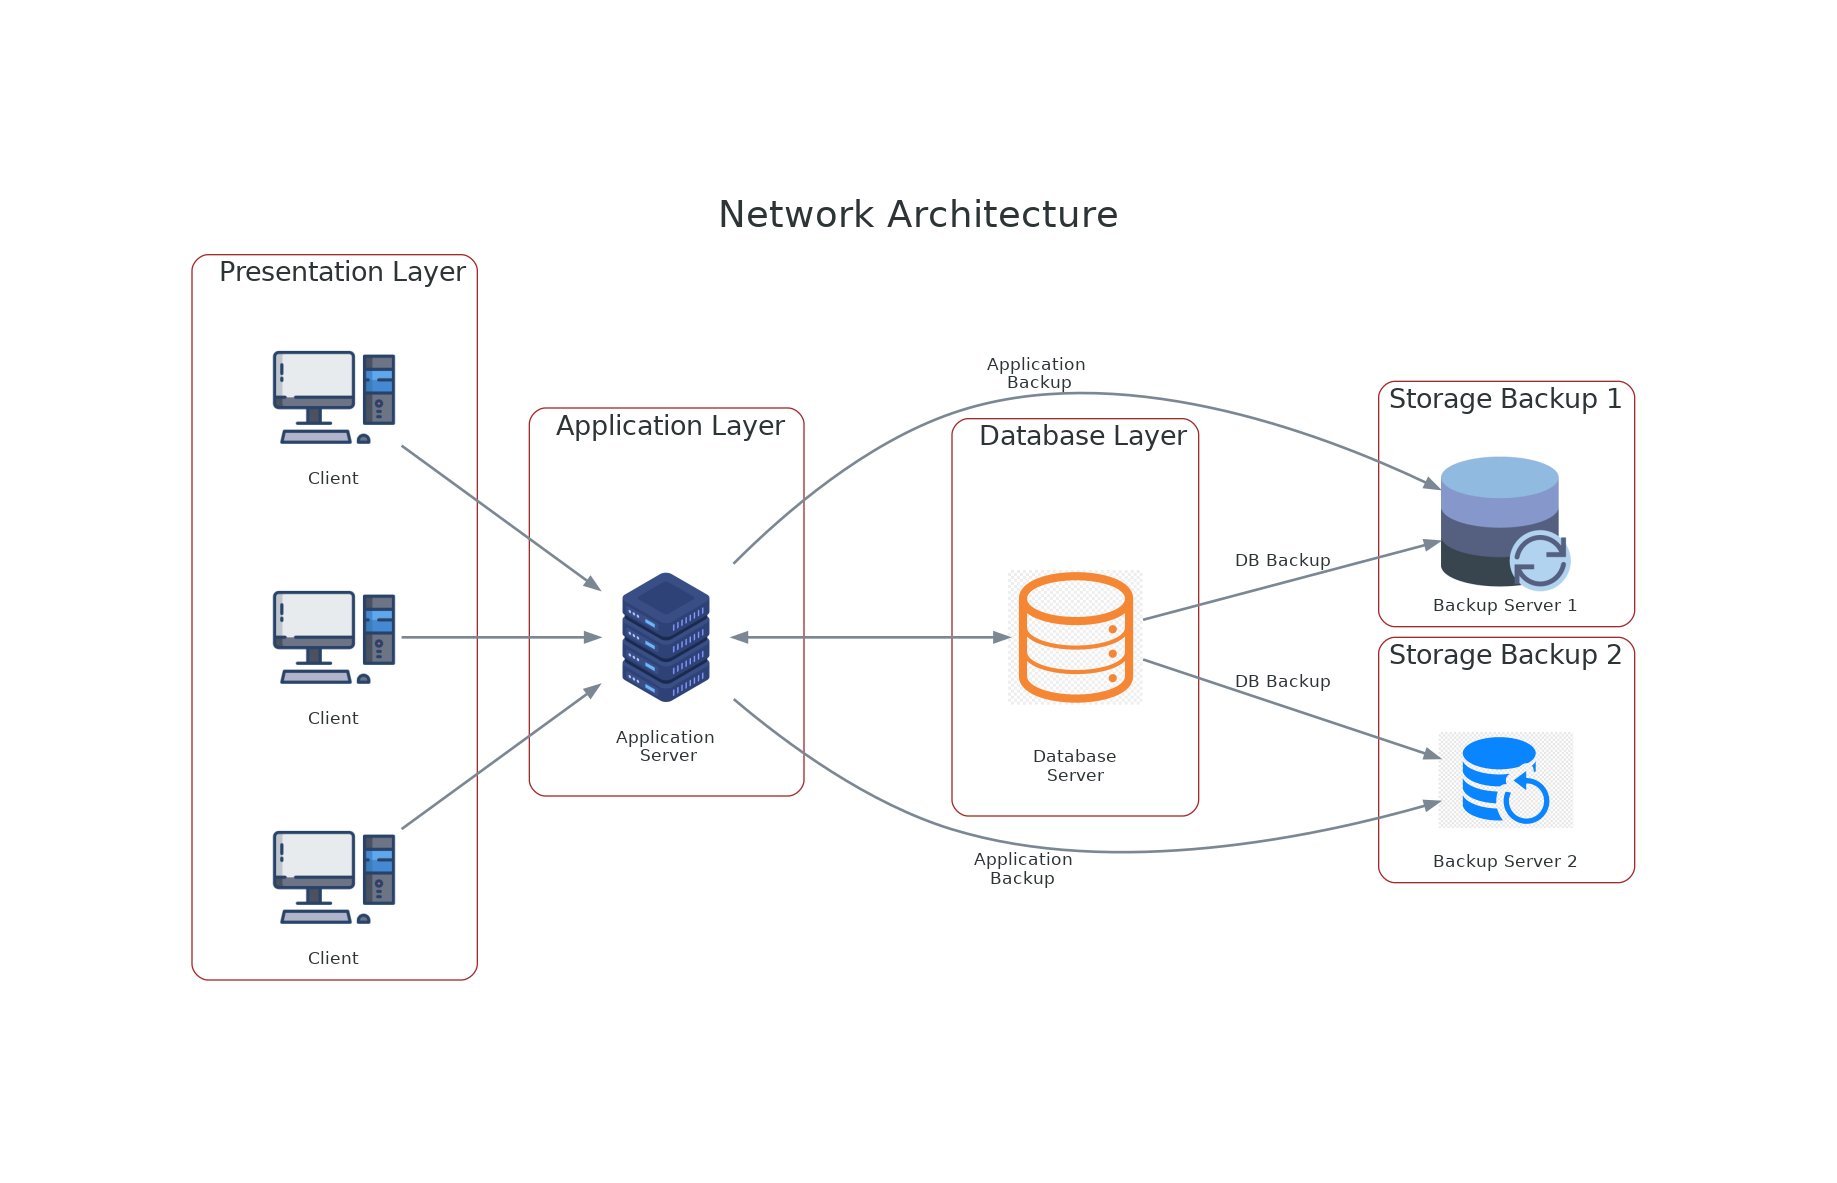

This chart was generated by the following Python code:
from diagrams import Diagram, Cluster, Edge
from diagrams.custom import Custom

common_cluster ={
    "bgcolor":"white",
    "fontsize" : "20",
    "pencolor" : "brown",
    "penwidth" : "1",
    "orientation" : "portrait"
}

temp_cluster = {
    "pencolor" : "brown",
    "penwidth" : "0",
    "bgcolor" : "white",
}

main_cluster ={
    "labelloc" : "t",
    "fontsize" : "28",
    "splines" : "spline"
}

with Diagram("Network Architecture", show=False, graph_attr= main_cluster):
    with Cluster("", graph_attr=temp_cluster): 
        with Cluster("Storage Backup 2", graph_attr=common_cluster):
            data_1 = Custom("Backup Server 2", "./images/DB_replicate_1.png")
        with Cluster("Storage Backup 1",graph_attr=common_cluster):
            data_2 = Custom("Backup Server 1","./images/DB_replicate_2.png")       

    with Cluster("",graph_attr=temp_cluster):
        with Cluster("  Application Layer \n ", graph_attr=common_cluster):
            server = [Custom("Application\n Server\n\n", "./images/Server.png")]
        with Cluster("  Database Layer",graph_attr=common_cluster):
            db = Custom("\nDatabase\nServer\n\n", "./images/Database.jpg")
    with Cluster("  Presentation Layer", graph_attr=common_cluster):
        clients = [Custom("Client","./images/Client.png") for i in range(3)]

    # Connections
    for index in range(len(clients)):
        clients[index] >> Edge(style="bold") >> server[0]
    server[0] << Edge(style="bold", minlen="2") >> db
    server[0] >> Edge(xlabel="  Application \n Backup", style="bold") >> data_1
    server[0] >> Edge(xlabel="\nApplication\n Backup", style="bold") >> data_2
    db >> Edge(label="\nDB Backup", style="bold") >> data_1
    db >> Edge(label="\nDB Backup", style="bold") >> data_2
